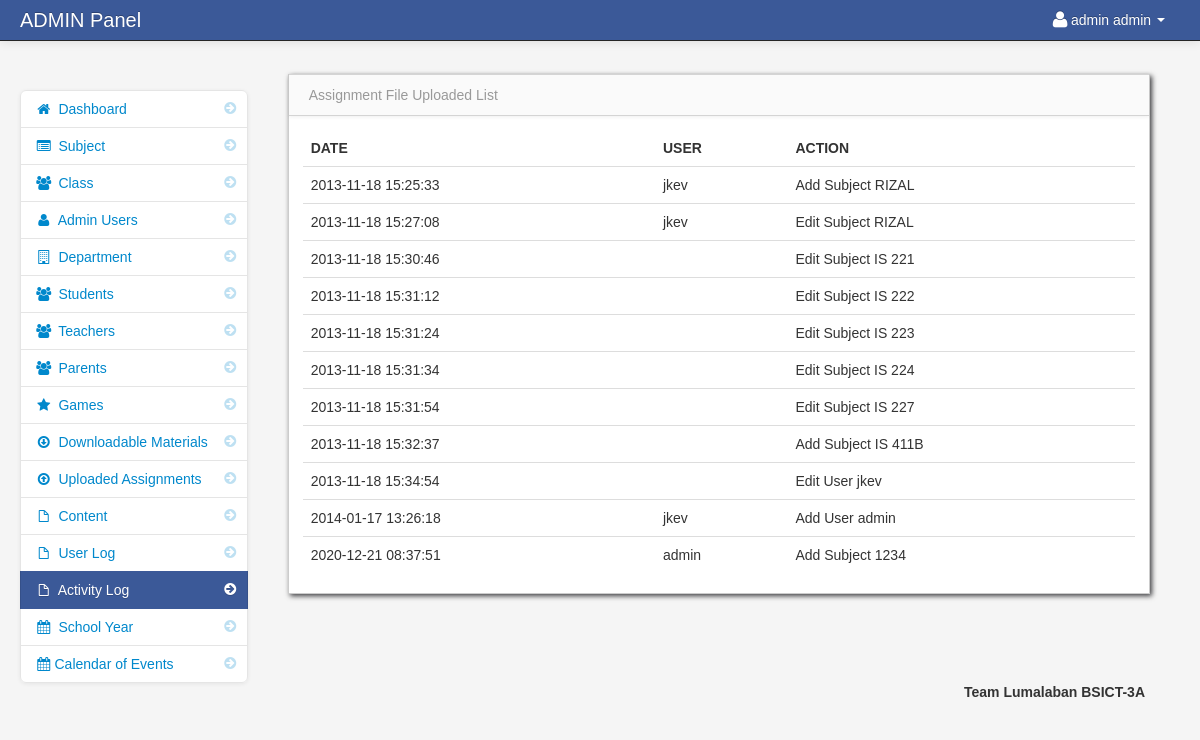
Before: /admin/activity_log.php (signed in) with the older database file.
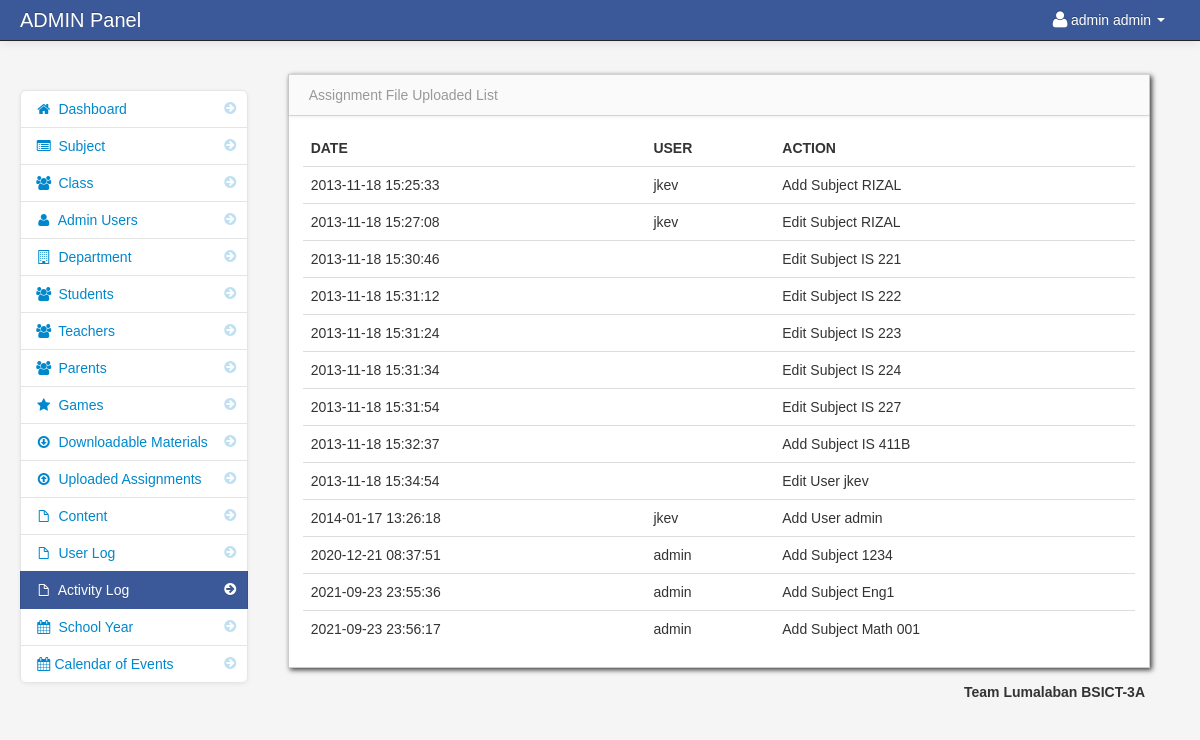
After: the same page with the newer database file.
### tables this page shows
CREATE TABLE `activity_log` (
  `activity_log_id` int(11) NOT NULL,
  `username` varchar(100) NOT NULL,
  `date` varchar(100) NOT NULL,
  `action` varchar(100) NOT NULL
);

### admin/activity_log.php (the view, shortened to what this page needs)
<?php include('header.php'); ?>
    <body>
		<?php include('navbar.php'); ?>
        <div class="container-fluid">
            <div class="row-fluid">
				<?php include('activity_log_sidebar.php'); ?>
                <div class="span9" id="content">
                     <div class="row-fluid">
                        <div id="block_bg" class="block">
                            <div class="navbar navbar-inner block-header">
                                <div class="muted pull-left">Assignment File Uploaded List</div>
                            </div>
                            <div class="block-content collapse in">
                                <div class="span12">
  									<table cellpadding="0" cellspacing="0" border="0" class="table" id="example">
										<thead>
										        <tr>
												<th>Date</th>
												<th>User</th>
												<th>Action</th>
												</tr>
										</thead>
										<tbody>
                              		<?php
										$query = mysqli_query($conn,"select * from  activity_log")or die(mysqli_error());
										while($row = mysqli_fetch_array($query)){
									?>
										<tr>
                                         <td><?php  echo $row['date']; ?></td>
                                         <td><?php echo $row['username']; ?></td>
                                         <td><?php echo $row['action']; ?></td>
                                </tr>
						 <?php } ?>
										</tbody>
									</table>
                                </div>
                            </div>
                        </div>
                    </div>
                </div>
            </div>
		<?php include('footer.php'); ?>
        </div>
		<?php include('script.php'); ?>
    </body>
</html>

Changed rows visible on the page:
added activity_log: date "2021-09-23 23:55:36", username "admin", action "Add Subject Eng1"
added activity_log: date "2021-09-23 23:56:17", username "admin", action "Add Subject Math 001"
